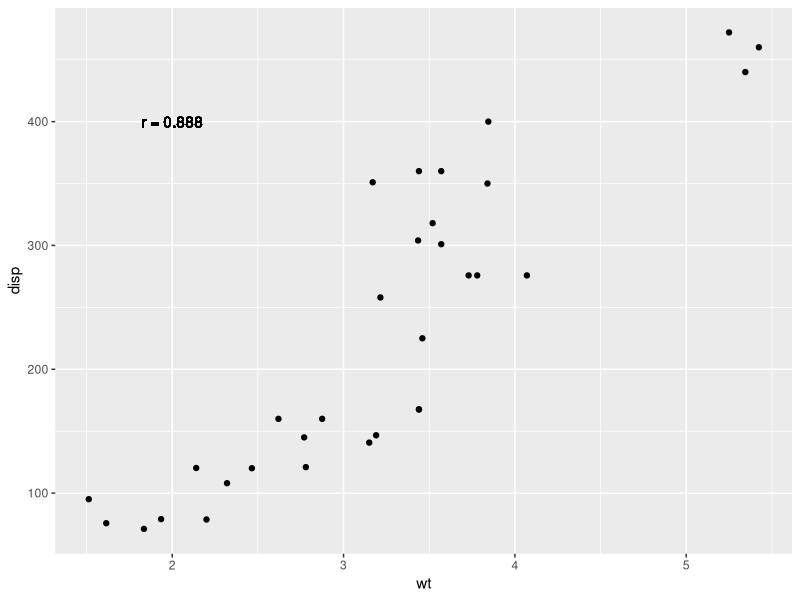
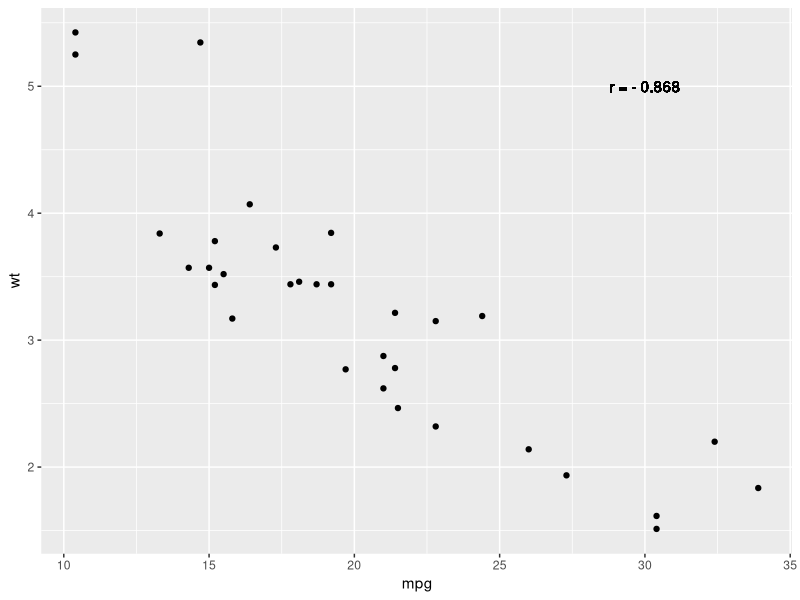
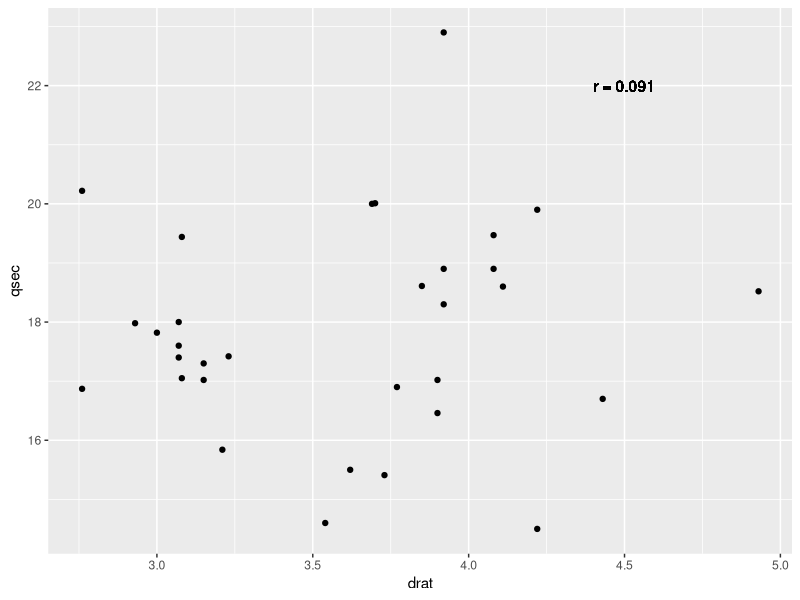
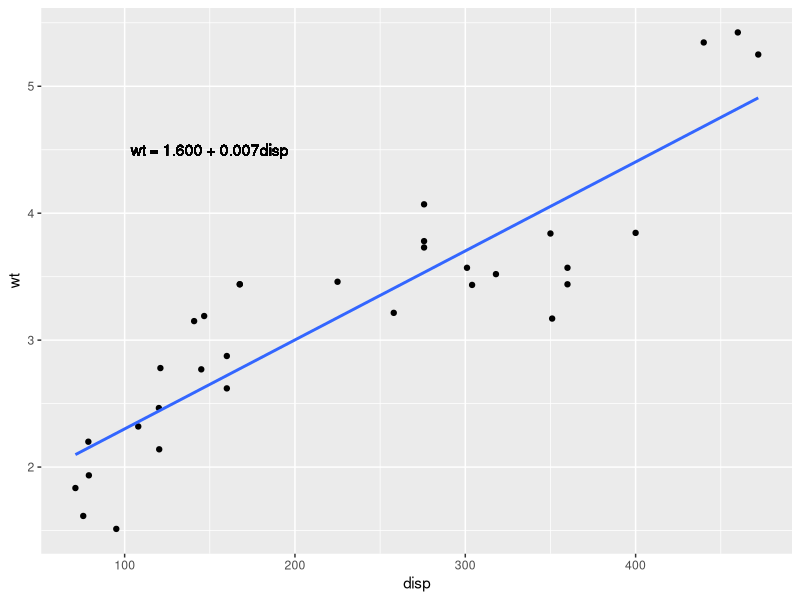

Here is the R script that generated these plots, in order:
## ---- chunk 1
# We can calculate the correlation coefficient between x and y with the following code.
# cor(x, y)
## ---- chunk 2
library(tidyverse)
library(patchwork)
data("mtcars")
names(mtcars)
## ---- chunk 3
attach(mtcars)
# positive correlation
qplot(wt, disp, data = mtcars) +
  geom_text(aes(x=2, y=400, label="r = 0.888"))
cor(wt, disp)
# negative correlation
qplot(mpg, wt, data = mtcars)  +
  geom_text(aes(x=30, y=5, label="r = - 0.868"))
cor(mpg, wt)
# no correlation
qplot(drat, qsec, data = mtcars)  +
  geom_text(aes(x=4.5, y=22, label="r = 0.091"))
cor(drat, qsec)
## ---- chunk 4
# res <- lm(y ~ x, data)
# summary(res)
## ---- chunk 5
library(tidyverse)
data("mtcars")

res <- lm(wt ~ disp, mtcars)
summary(res)
## ---- chunk 6
ggplot(mtcars, aes(x=disp, y=wt)) + 
  geom_point()+
  geom_smooth(method=lm, se=FALSE) +
  geom_text(aes(x = 150, y = 4.5, label = "wt = 1.600 + 0.007disp"))

